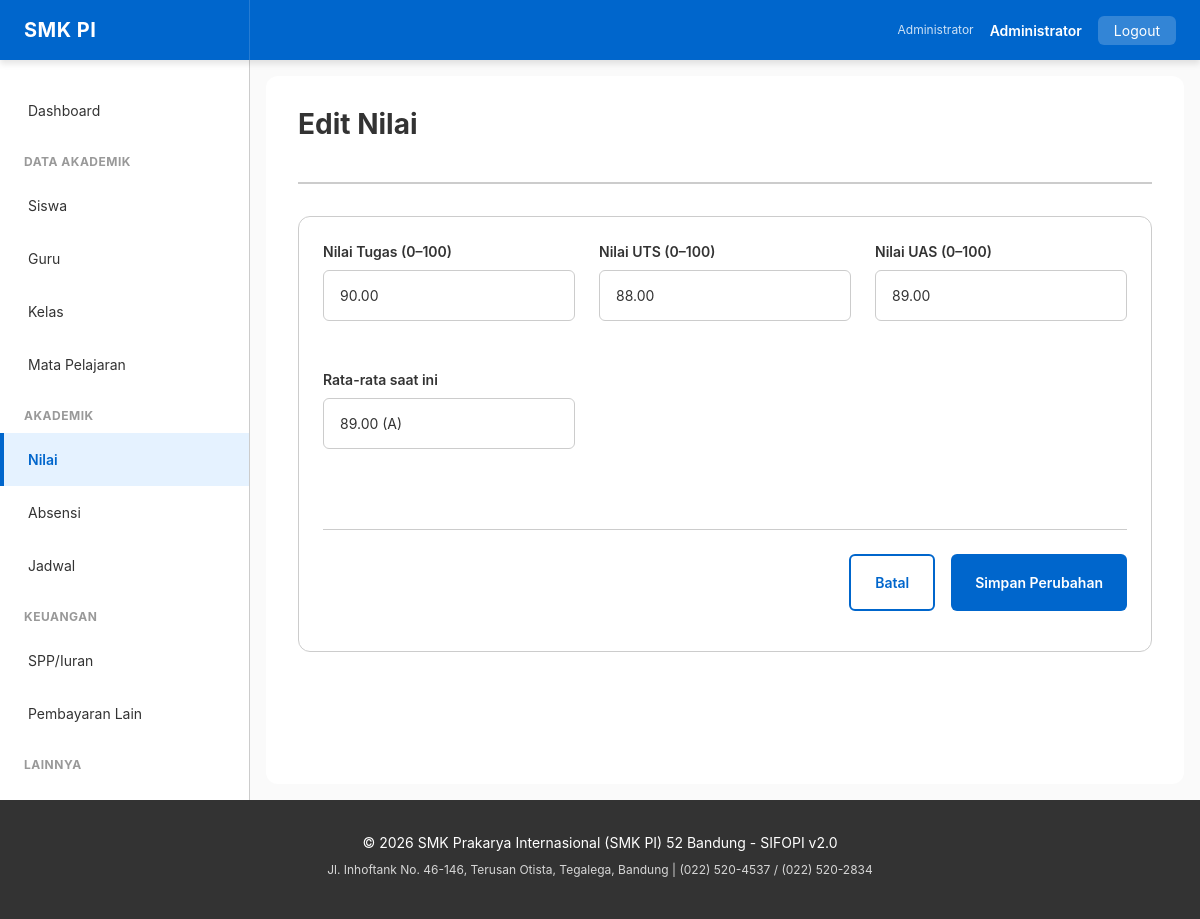
/nilai/edit?id=2 (signed in), run on the app's committed database.
### tables this page shows
CREATE TABLE nilai (
    id INT PRIMARY KEY AUTO_INCREMENT,
    siswa_id INT NOT NULL,
    pelajaran_kelas_id INT NOT NULL,
    tahun_ajaran_id INT NOT NULL,
    semester INT,
    tugas DECIMAL(5,2),
    uts DECIMAL(5,2),
    uas DECIMAL(5,2),
    rata_rata DECIMAL(5,2),
    grade VARCHAR(2),
    created_at DATETIME DEFAULT CURRENT_TIMESTAMP,
    updated_at DATETIME DEFAULT CURRENT_TIMESTAMP ON UPDATE CURRENT_TIMESTAMP,
    FOREIGN KEY (siswa_id) REFERENCES siswa(id) ON DELETE CASCADE,
    FOREIGN KEY (pelajaran_kelas_id) REFERENCES pelajaran_kelas(id),
    FOREIGN KEY (tahun_ajaran_id) REFERENCES tahun_ajaran(id),
    UNIQUE KEY unique_grade (siswa_id, pelajaran_kelas_id, tahun_ajaran_id, semester),
    INDEX idx_siswa (siswa_id),
    INDEX idx_pelajaran (pelajaran_kelas_id)
);

### public/index.php (called while the page is built, shortened)
<?php
$configPath = dirname(__DIR__) . '/config';
require_once $configPath . '/database.php';
require_once $configPath . '/helpers.php';
class Router {
    private function render(string $viewPath, array $vars = []): void {
        extract($vars);
        $contentFile = dirname(__DIR__) . '/views/' . $viewPath . '.php';
        include $contentFile;
        include dirname(__DIR__) . '/views/layout/base.php';
    }
    private function db(): Database { return Database::getInstance(); }
    private function id(): int { return (int)($_GET['id'] ?? 0); }
    private function nilaiEditForm(): void {
        $nilai = $this->db()->find('nilai', $this->id());
        $this->render('nilai/edit', compact('nilai', 'siswa_list', 'pk_list'));
    }
}
(new Router())->route();

### config/database.php (called while the page is built, shortened)
<?php
class Database {
    private static $instance = null;
    private $pdo;
    public static function getInstance(): self {
        if (self::$instance === null) {
            self::$instance = new self();
        }
        return self::$instance;
    }
    private function connect(): void {
        try {
            $host = $_ENV['DB_HOST'] ?? 'localhost';
            $port = $_ENV['DB_PORT'] ?? 3306;
            $dbname = $_ENV['DB_NAME'] ?? 'atol_akademik_smk_pi';
            $user = $_ENV['DB_USER'] ?? 'root';
            $password = $_ENV['DB_PASSWORD'] ?? '';
            $dsn = "mysql:host={$host};port={$port};dbname={$dbname};charset=utf8mb4";
            $this->pdo = new PDO(
                $dsn,
                $user,
                $password,
                [
                    PDO::ATTR_ERRMODE => PDO::ERRMODE_EXCEPTION,
                    PDO::ATTR_DEFAULT_FETCH_MODE => PDO::FETCH_ASSOC,
                    PDO::ATTR_EMULATE_PREPARES => false,
                ]
            );
        } catch (PDOException $e) {
            die('Database connection failed: ' . htmlspecialchars($e->getMessage()));
        }
    }
    public function query(string $sql, array $params = []): PDOStatement {
        try {
            $stmt = $this->pdo->prepare($sql);
            $stmt->execute($params);
            return $stmt;
        } catch (PDOException $e) {
            $this->lastError = $e->getMessage();
            if ($_ENV['APP_DEBUG'] ?? false) {
                error_log('SQL Error: ' . $e->getMessage() . "\nSQL: " . $sql);
            }
            throw new Exception('Database query failed. Please try again.');
        }
    }
    public function find(string $table, int $id, string $idColumn = 'id'): ?array {
        $sql = "SELECT * FROM {$table} WHERE {$idColumn} = ?";
        $stmt = $this->query($sql, [$id]);
        return $stmt->fetch() ?: null;
    }
}

### config/helpers.php (called while the page is built, shortened)
<?php
if (function_exists('safe')) {
    return;
}
function safe(mixed $value): string {
    return htmlspecialchars((string)$value, ENT_QUOTES, 'UTF-8');
}

### views/nilai/edit.php (the view, shortened to what this page needs)
<div class="page-header">
    <h1 class="page-title">Edit Nilai</h1>
</div>
<div class="card">
    <div class="card-body">
        <form method="POST" action="/nilai/edit?id=<?= $nilai['id'] ?>" class="form-row">
            <div class="form-group">
                <label for="tugas">Nilai Tugas (0–100)</label>
                <input type="number" id="tugas" name="tugas" min="0" max="100" step="0.5" value="<?= safe($nilai['tugas'] ?? 0) ?>">
            </div>
            <div class="form-group">
                <label for="uts">Nilai UTS (0–100)</label>
                <input type="number" id="uts" name="uts" min="0" max="100" step="0.5" value="<?= safe($nilai['uts'] ?? 0) ?>">
            </div>
            <div class="form-group">
                <label for="uas">Nilai UAS (0–100)</label>
                <input type="number" id="uas" name="uas" min="0" max="100" step="0.5" value="<?= safe($nilai['uas'] ?? 0) ?>">
            </div>
            <div class="form-group">
                <label>Rata-rata saat ini</label>
                <input type="text" disabled value="<?= safe($nilai['rata_rata'] ?? '-') ?> (<?= safe($nilai['grade'] ?? '-') ?>)">
            </div>
            <div class="form-actions" style="grid-column:1/-1;">
                <a href="/nilai" class="btn btn-outline">Batal</a>
                <button type="submit" class="btn btn-primary">Simpan Perubahan</button>
            </div>
        </form>
    </div>
</div>

### public/assets/css/theme.css (style rules this page uses)
.form-row { display: grid; grid-template-columns: repeat(auto-fit, minmax(250px, 1fr)); gap: var(--spacing-lg); }
.form-actions { display: flex; gap: var(--spacing-md); justify-content: flex-end; margin-top: var(--spacing-xl); border-top: 1px solid var(--color-border); padding-top: var(--spacing-lg); }

### public/assets/css/variables.css (style rules this page uses)
:root { --color-primary: #0066CC; --color-primary-dark: #0052A3; --color-primary-light: #E5F2FF; --color-secondary: #FF6B35; --color-secondary-dark: #E55A28; --color-secondary-light: #FFE5D5; --color-success: #00AA44; --color-success-dark: #008833; --color-success-light: #E5F5EB; --color-warning: #FFAA00; --color-warning-dark: #CC8800; --color-warning-light: #FFF5E5; --color-error: #CC0000; --color-error-dark: #AA0000; --color-error-light: #FFE5E5; --color-info: #0066CC; --color-info-light: #E5F2FF; --color-dark-text: #333333; --color-light-bg: #EEEEEE; --color-border: #CCCCCC; --color-white: #FFFFFF; --color-black: #000000; --color-gray-50: #FAFAFA; --color-gray-100: #F5F5F5; --color-gray-200: #EEEEEE; --color-gray-300: #DDDDDD; --color-gray-400: #CCCCCC; --color-gray-500: #999999; --color-gray-600: #666666; --color-gray-700: #444444; --color-gray-800: #333333; --color-gray-900: #1A1A1A; --font-family: -apple-system, BlinkMacSystemFont, 'Segoe UI', 'Roboto', 'Oxygen', 'Ubuntu', 'Cantarell', sans-serif; --font-mono: 'Courier New', 'Courier', monospace; --font-size-base: 16px; --font-size-xs: 12px; --font-size-sm: 14px; --font-size-lg: 18px; --font-size-xl: 20px; --font-size-2xl: 24px; --font-size-3xl: 28px; --font-size-4xl: 32px; --font-weight-light: 300; --font-weight-normal: 400; --font-weight-medium: 500; --font-weight-semibold: 600; --font-weight-bold: 700; --line-height-tight: 1.2; --line-height-normal: 1.5; --line-height-relaxed: 1.75; --spacing-xs: 4px; --spacing-sm: 8px; --spacing-md: 16px; --spacing-lg: 24px; --spacing-xl: 32px; --spacing-2xl: 40px; --spacing-3xl: 48px; --radius-sm: 4px; --radius-md: 6px; --radius-lg: 12px; --radius-xl: 16px; --radius-full: 9999px; --shadow-sm: 0 1px 2px rgba(0, 0, 0, 0.05); --shadow-md: 0 4px 6px rgba(0, 0, 0, 0.1); --shadow-lg: 0 10px 20px rgba(0, 0, 0, 0.15); --shadow-xl: 0 20px 40px rgba(0, 0, 0, 0.2); --transition-fast: 150ms ease-in-out; --transition-normal: 300ms ease-in-out; --transition-slow: 500ms ease-in-out; --z-dropdown: 1000; --z-modal: 2000; --z-tooltip: 3000; --breakpoint-sm: 640px; --breakpoint-md: 1024px; --breakpoint-lg: 1280px; --navbar-height: 60px; --sidebar-width: 250px; --max-container-width: 1400px; }
@media (prefers-color-scheme: light) { :root { --bg-primary: #FFFFFF; --bg-secondary: #F5F5F5; --text-primary: #333333; --text-secondary: #666666; } }

### public/assets/css/layout.css (style rules this page uses)
.page-header { margin-bottom: var(--spacing-xl); border-bottom: 2px solid var(--color-border); padding-bottom: var(--spacing-lg); }
.page-title { font-size: var(--font-size-3xl); margin-bottom: var(--spacing-md); }

### public/assets/css/components.css (style rules this page uses)
.btn { display: inline-flex; align-items: center; justify-content: center; padding: var(--spacing-md) var(--spacing-lg); border-radius: var(--radius-md); font-size: var(--font-size-sm); font-weight: var(--font-weight-semibold); cursor: pointer; transition: all var(--transition-fast); border: none; text-decoration: none; white-space: nowrap; }
.btn-primary { background: var(--color-primary); color: white; }
.btn-outline { background: transparent; border: 2px solid var(--color-primary); color: var(--color-primary); }
.form-group { margin-bottom: var(--spacing-lg); }
.form-group label { display: block; margin-bottom: var(--spacing-sm); font-weight: var(--font-weight-semibold); font-size: var(--font-size-sm); }
.form-group input, .form-group textarea, .form-group select { width: 100%; padding: var(--spacing-md); border: 1px solid var(--color-border); border-radius: var(--radius-md); font-size: var(--font-size-sm); transition: border-color var(--transition-fast); }
.card { background: white; border-radius: var(--radius-lg); border: 1px solid var(--color-border); padding: var(--spacing-lg); margin-bottom: var(--spacing-lg); transition: box-shadow var(--transition-fast); }
.card-body { margin-bottom: var(--spacing-md); }

### data on the page
nilai: tugas "90.00", uts "88.00", uas "89.00", rata_rata+grade "89.00 (A)"

### other printed values
safe($_SESSION['user']['fullname']) "Administrator"
safe(SCHOOL_NAME) "SMK Prakarya Internasional (SMK PI) 52 Bandung"
safe(SCHOOL_ADDRESS) "Jl. Inhoftank No. 46-146, Terusan Otista, Tegalega, Bandung"
safe(SCHOOL_PHONE) "(022) 520-4537 / (022) 520-2834"
